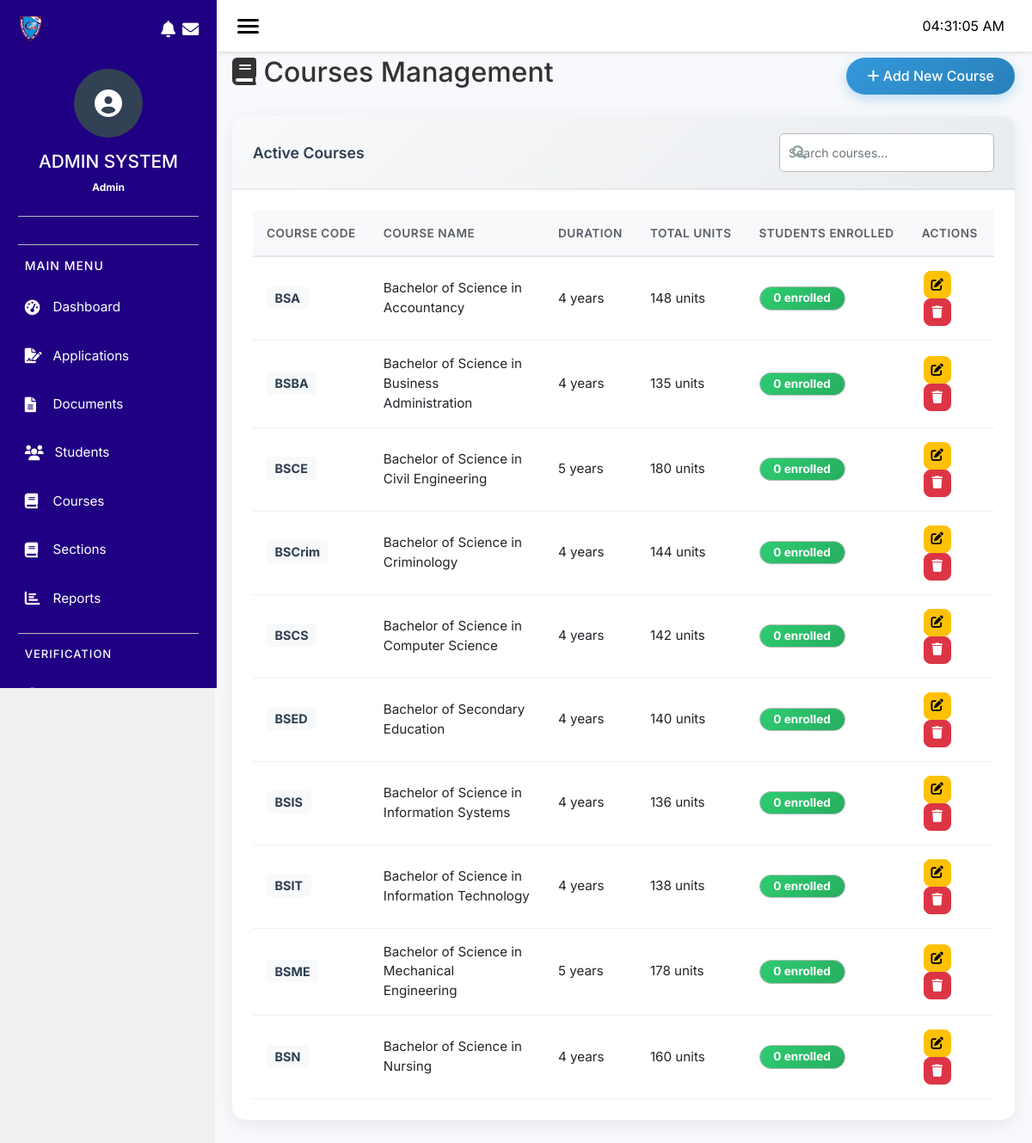
Screenshot of /admin/courses.php with the database file from the repository.
### tables this page shows
CREATE TABLE `enr_courses` (
  `id` int(11) NOT NULL,
  `course_code` varchar(20) NOT NULL,
  `course_name` varchar(150) NOT NULL,
  `description` text DEFAULT NULL,
  `duration_years` int(11) DEFAULT 4,
  `total_units` int(11) DEFAULT NULL,
  `is_active` tinyint(4) DEFAULT 1,
  `created_at` timestamp NOT NULL DEFAULT current_timestamp()
);

### models/Course.php (called while the page is built, shortened)
<?php
require_once __DIR__ . '/../config/database.php';
class Course {
    private $conn;
    private $table = 'enr_courses';
    public function __construct() {
        $database = new Database();
        $this->conn = $database->getConnection();
    }
    public function getAllActive() {
        $query = "SELECT * FROM " . $this->table . "
                  WHERE is_active = 1
                  ORDER BY course_code ASC";
        $stmt = $this->conn->prepare($query);
        $stmt->execute();
        return $stmt->fetchAll(PDO::FETCH_ASSOC);
    }
}
?>

### config/database.php (called while the page is built, shortened)
<?php
class Database {
    private $host = "localhost";
    private $db_name = "sms";
    private $username = "root";
    private $password = "";
    public function getConnection() {
        $this->conn = null;
        try {
            $this->conn = new PDO("mysql:host=" . $this->host . ";dbname=" . $this->db_name,
                                  $this->username,
                                  $this->password);
            $this->conn->setAttribute(PDO::ATTR_ERRMODE, PDO::ERRMODE_EXCEPTION);
            $this->conn->exec("SET NAMES utf8");
        } catch(PDOException $exception) {
            echo "Connection error: " . $exception->getMessage();
        }
        return $this->conn;
    }
}
?>

### admin/courses.php (the view, shortened to what this page needs)
<?php
$admin_name = $admin_name ?? 'Admin';
require_once '../config/database.php';
require_once '../models/Course.php';
$course = new Course();
$courses = $course->getAllActive();
?>
<!DOCTYPE html>
<html lang="en">
<head>
    <link href="https://cdn.jsdelivr.net/npm/bootstrap@5.1.3/dist/css/bootstrap.min.css" rel="stylesheet">
    <link rel="stylesheet" href="https://cdnjs.cloudflare.com/ajax/libs/font-awesome/6.0.0/css/all.min.css">
    <link rel="stylesheet" href="../css/styles.css">
</head>
<header>
    <div class="hamburger">
      <span></span>
      <span></span>
      <span></span>
    </div>
    <div class="realtime" id="realtimeClock" aria-live="polite">--:-- </div>
</header>
<body>
    <?php include_once '../includes/sidebar_admin.php'; ?>
    <div class="content">
        <div class="d-flex justify-content-between align-items-center mb-4">
            <h2><i class="fas fa-book"></i> Courses Management</h2>
            <button type="button" class="btn btn-primary" data-bs-toggle="modal" data-bs-target="#addCourseModal">
                <i class="fas fa-plus"></i> Add New Course
            </button>
        </div>
        <div class="card">
            <div class="card-header">
            </div>
            <div class="card-body">
                <div class="table-responsive">
                    <table class="table table-hover">
                        <thead>
                            <tr>
                                <th>Course Code</th>
                                <th>Course Name</th>
                                <th>Duration</th>
                                <th>Total Units</th>
                                <th>Students Enrolled</th>
                                <th>Actions</th>
                            </tr>
                        </thead>
                        <tbody>
                            <?php foreach($courses as $c): ?>
                            <tr>
                                <td><strong><?php echo $c['course_code']; ?></strong></td>
                                <td><?php echo $c['course_name']; ?></td>
                                <td><?php echo $c['duration_years']; ?> years</td>
                                <td><?php echo $c['total_units']; ?> units</td>
                                <td>
                                    <span class="badge bg-success">0 enrolled</span>
                                </td>
                                <td>
                                    <button class="btn btn-sm btn-warning" onclick="editCourse(<?php echo $c['id']; ?>)">
                                        <i class="fas fa-edit"></i>
                                    </button>
                                    <button class="btn btn-sm btn-danger" onclick="deleteCourse(<?php echo $c['id']; ?>)">
                                        <i class="fas fa-trash"></i>
                                    </button>
                                </td>
                            </tr>
                            <?php endforeach; ?>
                        </tbody>
                    </table>
                </div>
            </div>
        </div>
    </div>
</body>
</html>

### includes/sidebar_admin.php (shortened to what this page needs)
<div class="sidebar">
    <div class="school-logo">
        <img src="/sms/assets/bcp-logo.png" alt="School Logo">
        <div class="sidebar-icons">
            <i class="fas fa-bell"></i>
            <i class="fas fa-envelope"></i>
        </div>
    </div>
    <div class="sidebar-header">
        <div class="user_avatar">
            <i class="fas fa-user-circle"></i>
        </div>
        <h1>ADMIN SYSTEM</h1>
        <div class="employee_name"><?php echo htmlspecialchars($admin_name); ?></div>
    </div>
    <h2>MAIN MENU</h2>
    <ul>
        <li>
            <a href="dashboard.php" class="menu-link <?php echo $current_page == 'dashboard.php' ? 'active' : ''; ?>">
                <i class="fas fa-tachometer-alt"></i> Dashboard
            </a>
        </li>
        <li>
            <a href="applications.php" class="menu-link <?php echo $current_page == 'applications.php' ? 'active' : ''; ?>">
                <i class="fas fa-file-signature"></i> Applications
            </a>
        </li>
        <li>
            <a href="documents.php" class="menu-link <?php echo $current_page == 'documents.php' ? 'active' : ''; ?>">
                <i class="fas fa-file-alt"></i> Documents
            </a>
        </li>
        <li>
            <a href="students.php" class="menu-link <?php echo $current_page == 'students.php' ? 'active' : ''; ?>">
                <i class="fas fa-users"></i> Students
            </a>
        </li>
        <li>
            <a href="courses.php" class="menu-link <?php echo $current_page == 'courses.php' ? 'active' : ''; ?>">
                <i class="fas fa-book"></i> Courses
            </a>
        </li>
        <li>
            <a href="sections.php" class="menu-link <?php echo $current_page == 'sections.php' ? 'active' : ''; ?>">
                <i class="fas fa-book"></i> Sections
            </a>
        </li>
        <li>
            <a href="reports.php" class="menu-link <?php echo $current_page == 'reports.php' ? 'active' : ''; ?>">
                <i class="fas fa-chart-bar"></i> Reports
            </a>
        </li>
    </ul>
    <h3>VERIFICATION</h3>
    <ul>
        <li>
            <a href="verify_documents.php" class="menu-link <?php echo $current_page == 'verify_documents.php' ? 'active' : ''; ?>">
            </a>
        </li>
    </ul>
</div>

### css/layout/sidebar.css (style rules this page uses)
.sidebar { width: var(--sidebar-width); background: var(--color1); padding: 1.2rem 1.3rem; top: 0; left: 0; position: fixed; height: 100vh; overflow-y: auto; z-index: 1000; transition: transform 0.3s ease; }
.school-logo { display: flex; align-items: center; margin-bottom: 2rem; justify-content: space-between; }
.school-logo img { width: 29px; height: auto; }
.sidebar-icons { display: flex; gap: 0.5rem; color: var(--color3); }
.sidebar-icons i { font-size: 1.2rem; cursor: pointer; }
.sidebar-header { text-align: center; margin-bottom: 2rem; padding-bottom: 1.5rem; border-bottom: 1px solid var(--color4); }
.user_avatar { width: 80px; height: 80px; background: var(--color2); border-radius: 50%; display: flex; align-items: center; justify-content: center; margin: 0 auto 1rem; font-size: 2rem; font-weight: bold; color: var(--color3); }
.sidebar-header h1 { font-size: 1.3rem; color: var(--color3); }
.employee_name { font-size: 12px; color: var(--color3); font-weight: bold; }
.sidebar h2 { color: var(--color3); font-size: 14px; text-transform: uppercase; letter-spacing: 1px; margin-bottom: 1rem; padding-left: 0.5rem; }
.sidebar h3 { color: var(--color3); font-size: 13px; text-transform: uppercase; letter-spacing: 1px; margin-bottom: 1rem; padding-left: 0.5rem; }
.sidebar ul { list-style: none; }
.sidebar .menu-link { display: flex; align-items: center; gap: 0.8rem; padding: 0.8rem 0.5rem; color: var(--color3); text-decoration: none; border-radius: 8px; margin-bottom: 0.5rem; transition: all 0.3s ease; font-size: 0.95rem; }
.sidebar .menu-link i { font-size: 1.1rem; min-width: 20px; }

### css/layout/header.css (style rules this page uses)
header { position: fixed; top: 0; left: var(--sidebar-width); width: calc(100% - var(--sidebar-width)); height: var(--header-height); background: var(--color3); display: flex; align-items: center; box-shadow: 0 2px 4px rgba(0, 0, 0, 0.1); z-index: 999; transition: left 0.3s ease, width 0.3s ease; }
.hamburger { display: flex !important; flex-direction: column; gap: 4px; cursor: pointer; padding: 0.5rem; margin-left: 1rem; transition: all 0.3s ease; }
.hamburger span { width: 25px; height: 3px; background: var(--color8); border-radius: 3px; transition: all 0.3s ease; display: block; }
.realtime { margin-left: auto; margin-right: 1rem; font-size: 1rem; color: var(--color8); padding: 0.5rem 1rem; }

### css/pages/admindashboard.css (style rules this page uses)
.content { margin-left: 250px; padding: 20px; background-color: #f8f9fc; min-height: 100vh; transition: margin-left 0.3s ease; }
.card { border: none; border-radius: 15px; box-shadow: 0 5px 20px rgba(0, 0, 0, 0.08); transition: box-shadow 0.3s ease; }
.card-header { background: #f8f9fc; border-bottom: 1px solid #e3e6f0; border-radius: 15px 15px 0 0 !important; padding: 1.2rem 1.5rem; }
.table thead th { background-color: #f8f9fc; font-weight: 600; font-size: 0.8rem; text-transform: uppercase; letter-spacing: 0.5px; color: #5a5c69; border-bottom: 2px solid #e3e6f0; }
.btn { font-weight: 500; transition: all 0.3s ease; }

### css/pages/admin-reports.css (style rules this page uses)
.bg-success { background: linear-gradient(135deg, #2ecc71 0%, #27ae60 100%); }
.card { border: none; border-radius: 15px; box-shadow: 0 5px 20px rgba(0, 0, 0, 0.08); transition: box-shadow 0.3s ease; margin-bottom: 1.5rem; }
.card-header { background: linear-gradient(135deg, #f8f9fa 0%, #e9ecef 100%); border-bottom: 2px solid rgba(0, 0, 0, 0.05); padding: 1.2rem 1.5rem; border-radius: 15px 15px 0 0 !important; }
.card-body { padding: 1.5rem; }
.table { margin-bottom: 0; }
.table thead th { background: linear-gradient(135deg, #f8f9fa 0%, #e9ecef 100%); border-top: none; font-weight: 600; font-size: 0.85rem; text-transform: uppercase; letter-spacing: 0.5px; color: #2c3e50; padding: 1rem; white-space: nowrap; }
.table tbody td { padding: 1rem; vertical-align: middle; border-bottom: 1px solid #f0f0f0; font-size: 0.95rem; }
.table tbody tr { transition: all 0.2s ease; }
.badge { padding: 0.5rem 1rem; border-radius: 30px; font-size: 0.8rem; font-weight: 500; min-width: 100px; }
.badge.bg-success { background: linear-gradient(135deg, #2ecc71, #27ae60); color: white; }
.btn-primary { background: linear-gradient(135deg, #3498db, #2980b9); border: none; padding: 0.6rem 1.5rem; border-radius: 30px; font-weight: 500; box-shadow: 0 5px 15px rgba(52, 152, 219, 0.3); transition: all 0.3s ease; }

### css/pages/admin-convert.css (style rules this page uses)
.bg-success { background-color: #2ecc71 !important; }

### css/pages/approval-decision-support.css (style rules this page uses)
.badge { display: inline-block; padding: 6px 8px; border-radius: 999px; font-weight: 700; font-size: 0.85rem; background: transparent; border: 1px solid var(--color4); color: var(--color2); }

### rows the page displays
enr_courses: course_code "BSA", course_name "Bachelor of Science in Accountancy", duration_years "4", total_units "148"
enr_courses: course_code "BSBA", course_name "Bachelor of Science in Business Administration", duration_years "4", total_units "135"
enr_courses: course_code "BSCE", course_name "Bachelor of Science in Civil Engineering", duration_years "5", total_units "180"
enr_courses: course_code "BSCrim", course_name "Bachelor of Science in Criminology", duration_years "4", total_units "144"
enr_courses: course_code "BSCS", course_name "Bachelor of Science in Computer Science", duration_years "4", total_units "142"
enr_courses: course_code "BSED", course_name "Bachelor of Secondary Education", duration_years "4", total_units "140"
enr_courses: course_code "BSIS", course_name "Bachelor of Science in Information Systems", duration_years "4", total_units "136"
enr_courses: course_code "BSIT", course_name "Bachelor of Science in Information Technology", duration_years "4", total_units "138"
enr_courses: course_code "BSME", course_name "Bachelor of Science in Mechanical Engineering", duration_years "5", total_units "178"
enr_courses: course_code "BSN", course_name "Bachelor of Science in Nursing", duration_years "4", total_units "160"

### other values shown
$admin_name "Admin"
